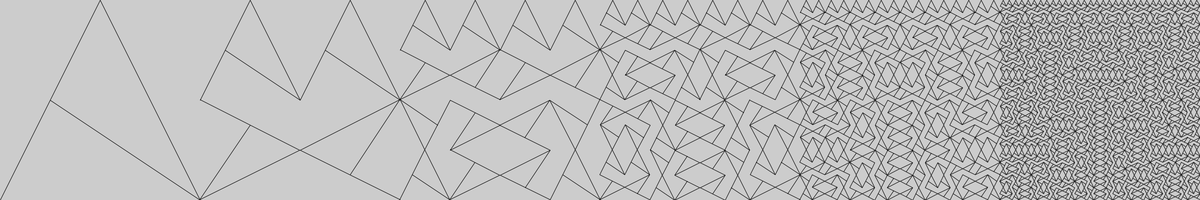
Frame 1 (no input)
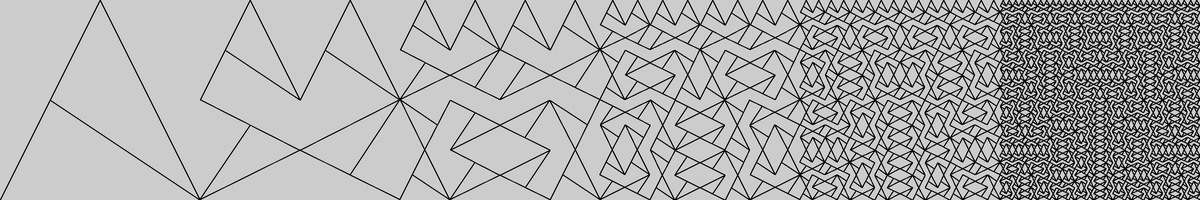
Frame 60 (the mouse pressed at the canvas centre just before this capture)
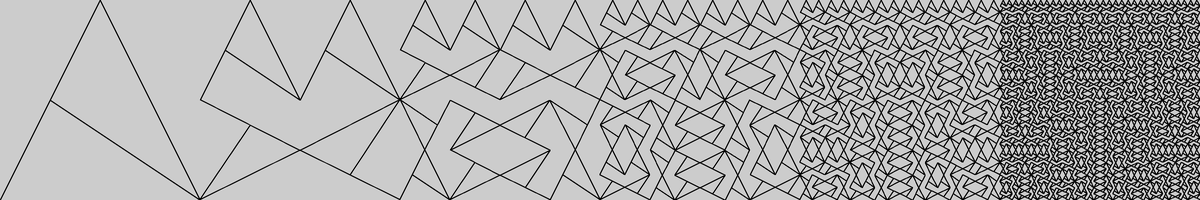
Frame 120 (the mouse held since frame 60 and released just before this capture)

The Processing sketch that drew these frames (run headless with seeded random() and noise(); from frame 60 on, the mouse is pressed at the canvas centre):

// Processing sketch: lsqrec
// ── lsqrec.pde
void setup() {
    size(2400, 400);
}

void draw() {
  for (int i = 0; i < 6; ++i) {
    recDraw(1, i, 400);
    translate(400, 0);
  }
}

void recDraw(int i, int m, float s) {
  if (m == 0) {
    drawSeed(1);
    return;
  }

  // Top Left
  if (i < m) {
    recDraw(i+1, m, s/2);
  } else {
    drawSeed(pow(2, i));
  }

  // Top Right
  pushMatrix();
  translate(s/2, 0);
  if (i < m) {
    recDraw(i+1, m, s/2);
  } else {
    drawSeed(pow(2, i));
  }
  popMatrix();

  // Bottom Left
  pushMatrix();
  translate(s/4, s/2 + s/4);
  rotate(PI/2);
  translate(-s/4, -s/4);
  if (i < m) {
    recDraw(i+1, m, s/2);
  } else {
      drawSeed(pow(2, i));
  }
  popMatrix();

  // Bottom Right
  pushMatrix();
  translate(s/2 + s/4, s/2 + s/4);
  rotate(-PI/2);
  translate(-s/4, -s/4);
  if (i < m) {
    recDraw(i+1, m, s/2);
  } else {
      drawSeed(pow(2, i));
  }
  popMatrix();
}

void drawSeed(float s) {
  line(0, 400/s, 200/s, 0);
  line(200/s, 0, 400/s, 400/s);
  line(400/s, 400/s, 100/s, 200/s);
}
